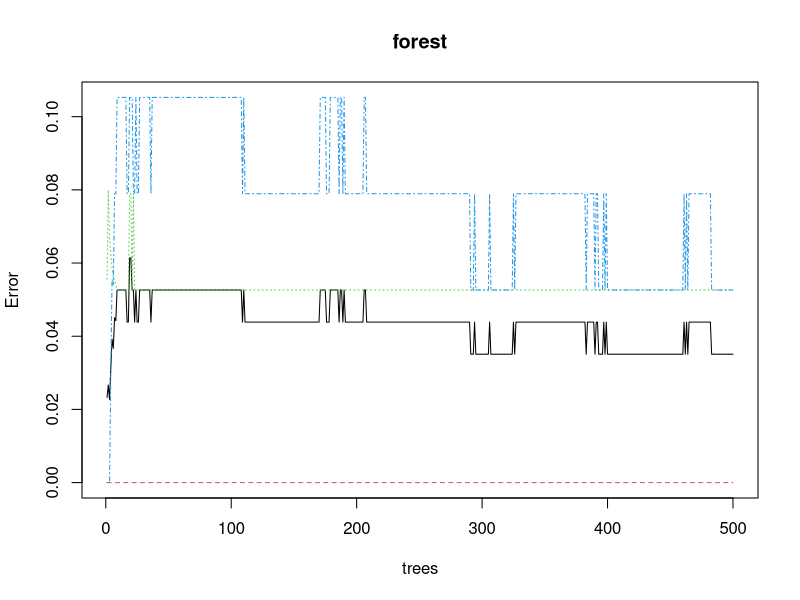

Recreate this plot in R.
setwd("F://R//Rfiles")
data(iris)
View(iris)
iris
#partition of data
library(caret)
sample <- createDataPartition(iris$Species, p = 0.75, list = F)

Training <- iris[sample,]
Testing <- iris[-sample,]

#model building
install.packages("randomForest")
library(randomForest)
forest <- randomForest(Training$Species~., data = Training)
attributes(forest)
plot(forest)
#accuracy
mean(Training$Species == predict(forest, Training)) #training accuracy

predict_test <- predict(forest, newdata = Testing)
mean(Testing$Species == predict_test) #testing accuracy
